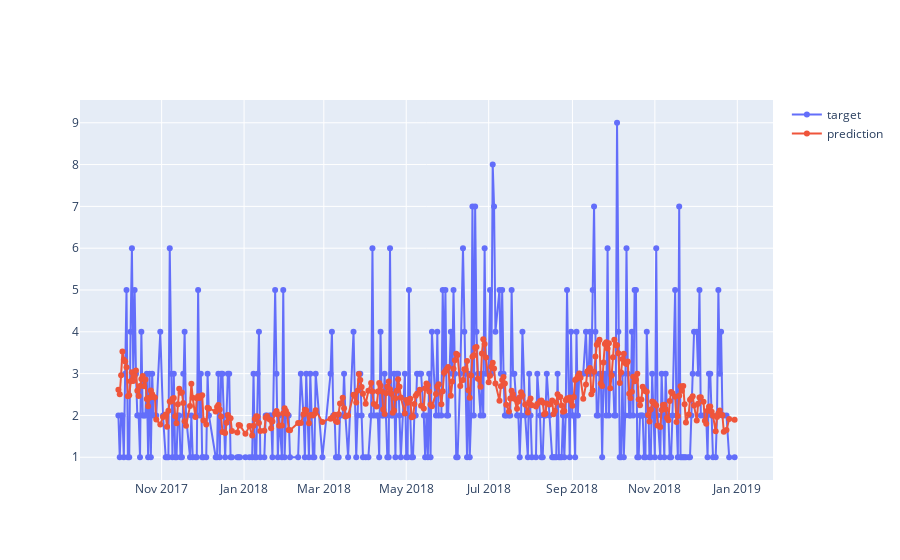

Notebook cell for this chart:
### Code cell
# Computing Validation scores : MAE - RMSE - MPE
y_predict = long_term_prediction(nmodel , X[- ntest_day:] , 1)* maxes
y_true = Y[- ntest_day:] * maxes

evaluate(y_true , y_predict , d.day[-365:])

### Figure 1 — Plotly figure (JSON) as saved in the notebook; plotly's stock layout.template omitted (floating-point values rounded to 4 significant figures; data arrays with more than 128 entries replaced by an {"elided": "..."} marker saying what was removed)
{"data": [{"mode": "lines+markers", "name": "target", "type": "scatter", "x": {"elided": "365 str values"}, "y": {"elided": "365 int values"}}, {"mode": "lines+markers", "name": "prediction", "type": "scatter", "x": {"elided": "365 str values"}, "y": {"elided": "365 float values"}}], "layout": {}}
